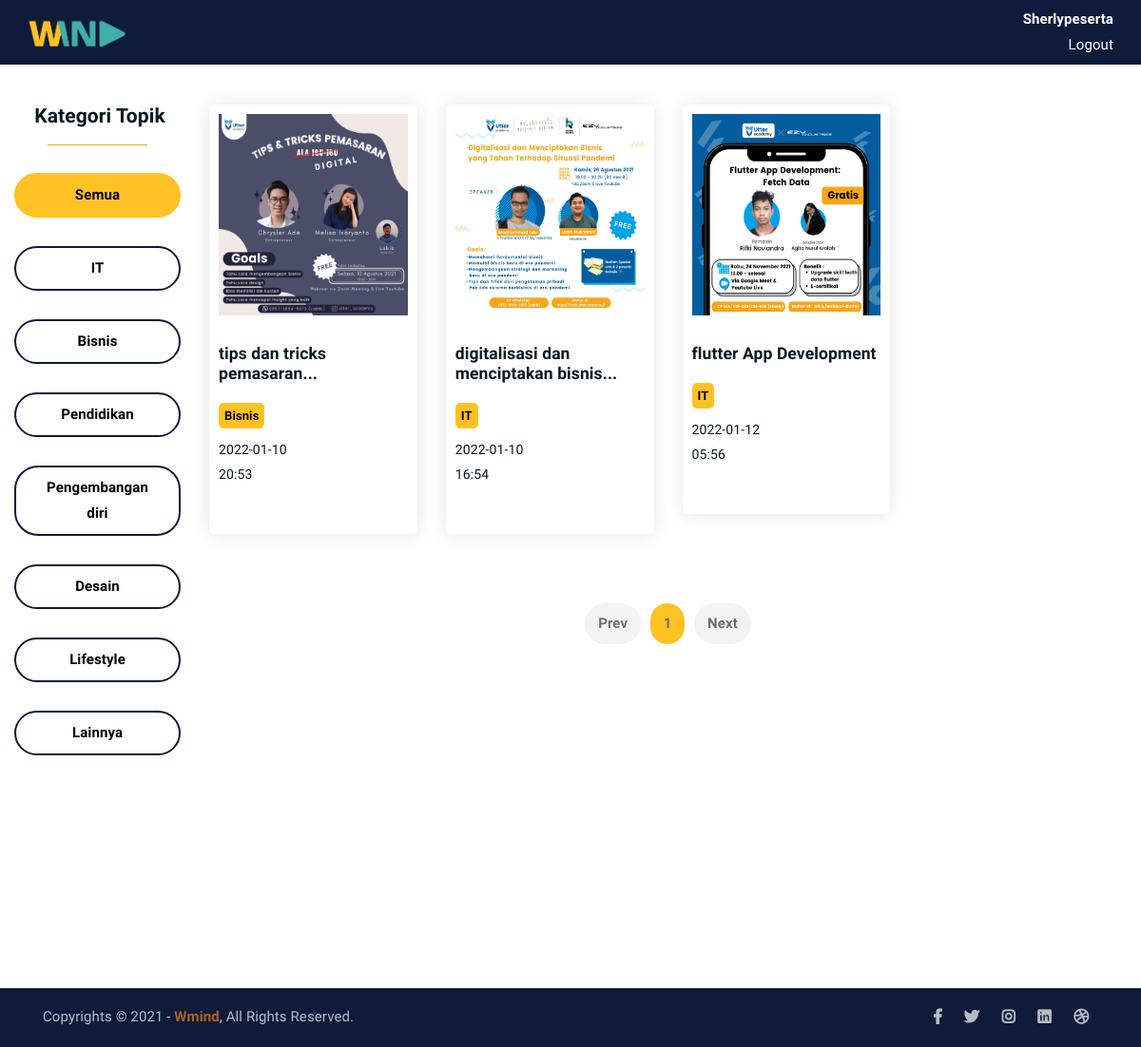
The app's page /temukan-webinar.php (signed in) with its own data.
### tables this page shows
CREATE TABLE `tb_buat_webinar` (
  `id_webinar` int(11) NOT NULL,
  `id_author` int(11) NOT NULL,
  `gambar_poster` varchar(20) NOT NULL,
  `tgl_buat` varchar(100) NOT NULL,
  `judul_webinar` varchar(225) NOT NULL,
  `kategori_webinar` varchar(50) NOT NULL,
  `nama_eo` varchar(225) NOT NULL,
  `email_eo` varchar(225) NOT NULL,
  `tanggal_mulai` varchar(100) NOT NULL,
  `waktu_mulai` varchar(20) NOT NULL,
  `link_streaming` varchar(150) DEFAULT NULL,
  `deskripsi_webinar` text NOT NULL
);

### temukan-webinar.php (the view, shortened to what this page needs)
<!DOCTYPE html>
<html lang="en">
<head>
    <link rel="stylesheet" href="assets/css/all.min.css">
    <link rel="stylesheet" href="assets/bootstrap/css/bootstrap.min.css">
    <link rel="stylesheet" href="assets/css/owl.carousel.css">
    <link rel="stylesheet" href="assets/css/magnific-popup.css">
    <link rel="stylesheet" href="assets/css/animate.css">
    <link rel="stylesheet" href="assets/css/meanmenu.min.css">
    <link rel="stylesheet" href="assets/css/main.css">
    <link rel="stylesheet" href="assets/css/responsive.css">
    <link rel="stylesheet" href="assets/css/css_tirja.css">
</head>
<body>
    <div class="wadah">
        <nav class="navbar navBarEo">
            <div class="container-fluid navBarEo">
                <a class="navbar-brand" href="index.php">
                    <img src="assets/img/logo_transparan.png" style="width: 70%" alt="">
                </a>
                <div class="navBarUsername">
                    <p class="panggilUsername"><?php echo "<b>".$_SESSION['username']."</b><br>"; ?></p>
                    <a class="txtLogout" href="logout.php">Logout</a>
                </div>
            </div>
        </nav>
        <div class="row mt-5">
            <div class="col-md-2">
                <div class="produk-filter">
                    <ul>
                        <h4><b>Kategori Topik</b></h4><hr color="#FFC224" width="60%" style="margin-left:50px;">
                        <li class="active" data-filter="*">Semua</li>
                        <li data-filter=".IT">IT</li>
                        <li data-filter=".Bisnis">Bisnis</li>
                        <li data-filter=".Pendidikan">Pendidikan</li>
                        <li data-filter=".Pengembangan-diri">Pengembangan diri</li>
                        <li data-filter=".Desain">Desain</li>
                        <li data-filter=".Lifestyle">Lifestyle</li>
                        <li data-filter=".Lainnya">Lainnya</li>
                    </ul>
                </div>
            </div>
            <div class="col-md-10">
                <div class="product-section">
                    <div class="container">
                        <div class="row product-lists">
                            <?php
                                include "koneksi.php";
                                $sql = "SELECT * FROM tb_buat_webinar";
                                $datas = mysqli_query($koneksi, $sql);
                                $i = 1;
                                foreach ($datas as $data) : $i++;
                            ?>
                                <div class="col-lg-3 col-md-6 <?php echo $data['kategori_webinar']; ?>">
                                    <div class="single-product-item">
                                        <div class="produk-gambar">
                                            <a href="temukan-webinar-detail.php?id_webinar=<?php echo $data['id_webinar']?>"><img src="assets/img/gambar-poster/<?php echo $data['gambar_poster']; ?>" alt=""></a>
                                        </div>
                                        <a href="temukan-webinar-detail.php?id_webinar=<?php echo $data['id_webinar']?>">
                                            <h5>
                                            <?php
                                                $title = $data['judul_webinar'];
                                                $arr = explode(" ", $title);
                                                $limit = 4;
                                                $new = [];
                                                if (count($arr) > $limit) {
                                                    for($i = 0; $i < $limit; $i++) {
                                                        array_push($new, $arr[$i]);
                                                    }
                                                }
                                                if($new) {
                                                    $new = implode(" ", $new);
                                                    print_r($new); echo '...';
                                                }
                                                else {
                                                    print_r($title);
                                                }
                                            ?>
                                            </h5>
                                        </a>
                                        <div class="row">
                                            <div class="col-md-6">
                                                <div class="kotak-kategori">
                                                    <p><?php echo $data['kategori_webinar']; ?></p>
                                                </div>
                                            </div>
                                        </div>
                                        <span><?php echo $data['tanggal_mulai']; ?></span><br>
                                        <span><?php echo $data['waktu_mulai']; ?></span>
                                    </div>
                                </div>
                            <?php $i++;
                            endforeach; ?>
                        </div>
                        <div class="row">
                            <div class="col-lg-12 text-center">
                                <div class="pagination-wrap">
                                    <ul>
                                        <li><a href="#">Prev</a></li>
                                        <li><a class="active" href="#" style="background-color:#FFC224">1</a></li>
                                        <li><a href="#">Next</a></li>
                                    </ul>
                                </div>
                            </div>
                        </div>
                    </div>
                </div>
            </div>
        </div>
        <div class="copyright mt-150" style="background-color: #0E1B3A;">
            <div class="container">
                <div class="row">
                    <div class="col-lg-6 col-md-12">
                        <p>Copyrights &copy; 2021 - <a href="https://imransdesign.com/">Wmind</a>,  All Rights Reserved.</p>
                    </div>
                    <div class="col-lg-6 text-right col-md-12">
					<div class="social-icons">
						<ul>
							<li><a href="#" target="_blank"><i class="fab fa-facebook-f"></i></a></li>
							<li><a href="#" target="_blank"><i class="fab fa-twitter"></i></a></li>
							<li><a href="#" target="_blank"><i class="fab fa-instagram"></i></a></li>
							<li><a href="#" target="_blank"><i class="fab fa-linkedin"></i></a></li>
							<li><a href="#" target="_blank"><i class="fab fa-dribbble"></i></a></li>
						</ul>
					</div>
				</div>
                </div>
            </div>
        </div>
    </div>
</body>
</html>

### assets/css/main.css (style rules this page uses)
html { font-size: 14px; font-weight: 400; line-height: 28px; height: 100%; }
body { font-family: 'Lexend Deca', sans-serif; font-weight: 400; font-size: 1rem; letter-spacing: 0.1px; line-height: 1.8; color: #051922; overflow-x: hidden; }
body img { max-width: 100%; }
a { cursor: pointer; text-decoration: none; -webkit-transition: all 0.2s ease-in-out; -o-transition: all 0.2s ease-in-out; transition: all 0.2s ease-in-out; }
h1, .h1, h2, .h2, h3, .h3, h4, .h4, h5, .h5, h6, .h6 { font-family: 'Lexend Deca', sans-serif; font-weight: 700; margin: 0 0 1.25rem 0; color: #051922; }
h1:last-child, .h1:last-child, h2:last-child, .h2:last-child, h3:last-child, .h3:last-child, h4:last-child, .h4:last-child, h5:last-child, .h5:last-child, h6:last-child, .h6:last-child { margin: 0; }
h4, .h4 { font-size: 1.5rem; font-weight: 700; line-height: 1.75rem; }
h5, .h5 { font-size: 1.25rem; font-weight: 700; line-height: 1.5rem; }
p { font-family: 'Lexend Deca', sans-serif; font-weight: 400; font-size: 1rem; letter-spacing: 0.1px; line-height: 1.8; color: #051922; margin: 0 0 1.25rem 0; }
p:last-child { margin: 0; }
.mt-150 { margin-top: 150px; }
a.navbar-brand img { max-width: 150px; }
.copyright { background-color: #051922; border-top: 1px solid #232a35; }
.copyright p { margin: 0; color: #fff; opacity: 0.7; padding: 16px 0; font-size: 15px; }
.copyright a { color: #F28123; font-weight: 700; }
.social-icons ul { margin: 0; padding: 0; list-style: none; }
.social-icons ul li { display: inline-block; }
.social-icons ul li a { font-size: 16px; color: #fff; opacity: 0.7; padding: 16px 10px; display: block; }
a.navbar-brand { -webkit-transition: 0.3s; -o-transition: 0.3s; transition: 0.3s; }
.social-icons ul li a { -webkit-transition: 0.3s; -o-transition: 0.3s; transition: 0.3s; }
.pagination-wrap ul li a { -webkit-transition: 0.3s; -o-transition: 0.3s; transition: 0.3s; }
.single-product-item { -webkit-transition: 0.3s; -o-transition: 0.3s; transition: 0.3s; }
html, body { height: 100%; }
.pagination-wrap { margin-top: 40px; }
.pagination-wrap ul { margin: 0; padding: 0; list-style: none; }
.pagination-wrap ul li { display: inline-block; }
.pagination-wrap ul li a { color: #6f6f6f; font-size: 15px; background-color: #f3f3f3; display: inline-block; padding: 8px 14px; border-radius: 5px; margin: 3px; font-weight: 600; border-radius: 50px; }
.pagination-wrap ul li a.active { background-color: #F28123; }
.single-product-item { margin-bottom: 30px; }
.single-product-item { -webkit-box-shadow: 0 0 20px #e4e4e4; box-shadow: 0 0 20px #e4e4e4; padding-bottom: 50px; border-radius: 5px; }

### assets/css/css_tirja.css (style rules this page uses)
body .wadah { font-family: 'Lexend Deca', sans-serif; }
.navBarEo { background-color: #0E1B3A; }
.navBarUsername { text-align: right; }
.panggilUsername { color: white; font-family: 'Lexend Deca', sans-serif; font-size: 15px; margin-bottom: 0px; text-transform: capitalize; }
.txtLogout { color: white; font-family: 'Lexend Deca', sans-serif; font-size: 15px; font-weight: 200; }
.produk-filter { margin-bottom: 80px; }
.produk-filter ul { margin: 0; padding: 0; list-style: none; text-align: center; }
.produk-filter ul h4 { margin-left: 35px; }
.produk-filter ul li { display: inline-block; width: 100%; font-weight: 700; font-size: 15px; margin: 15px; border: 2px solid #0E1B3A; color: black; cursor: pointer; padding: 8px 20px; border-radius: 25px; }
.produk-filter ul li.active { border: 2px solid #FFC224; background-color: #FFC224; }
.produk-gambar { padding: 10px; padding-bottom: 0; }
.produk-gambar img { margin-bottom: 20px; width: 212px; height: 212px; }
.single-product-item h5 { font-weight: 600; margin: 10px; margin-bottom: 10px; }
.single-product-item span { margin: 10px; margin-bottom: 10px; }
.kotak-kategori p { width: fit-content; font-weight: 700; font-size: 13px; background-color: #FFC224; color: black; border-radius: 5px; padding: 2px 6px; margin: 10px; }

### records on screen
tb_buat_webinar: gambar_poster (picture), value "tips dan tricks pemasaran", kategori_webinar "Bisnis", tanggal_mulai "2022-01-10", waktu_mulai "20:53"
tb_buat_webinar: gambar_poster (picture), value "digitalisasi dan menciptakan bisnis", kategori_webinar "IT", tanggal_mulai "2022-01-10", waktu_mulai "16:54"
tb_buat_webinar: gambar_poster (picture), value "flutter App Development", kategori_webinar "IT", tanggal_mulai "2022-01-12", waktu_mulai "05:56"

### other values on screen
$_SESSION['username'] "Sherlypeserta"
